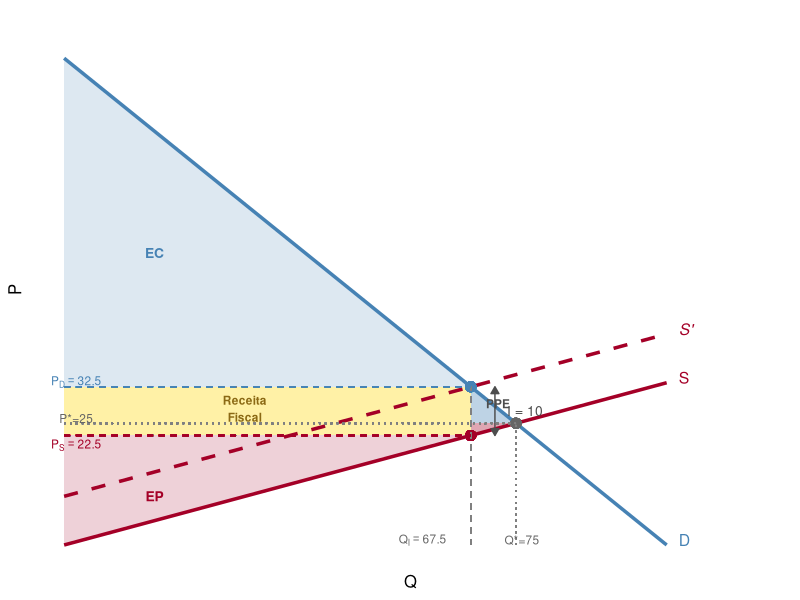
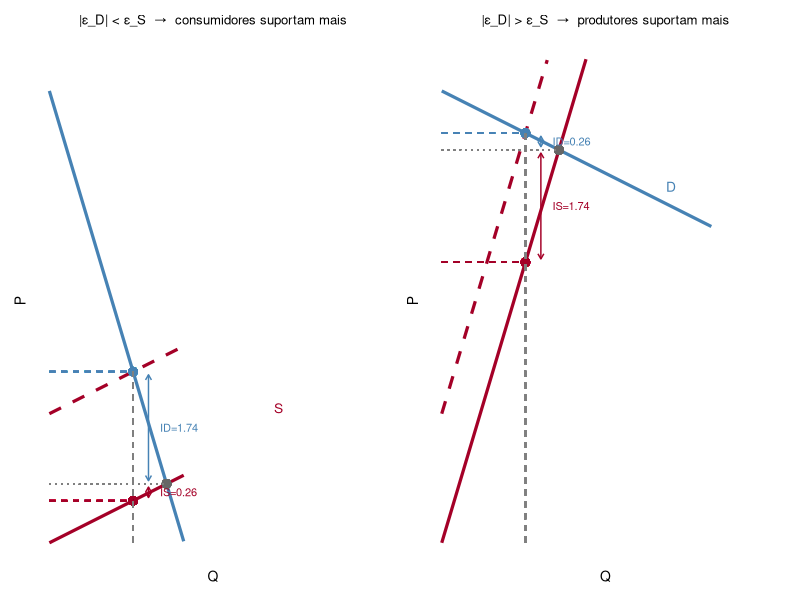
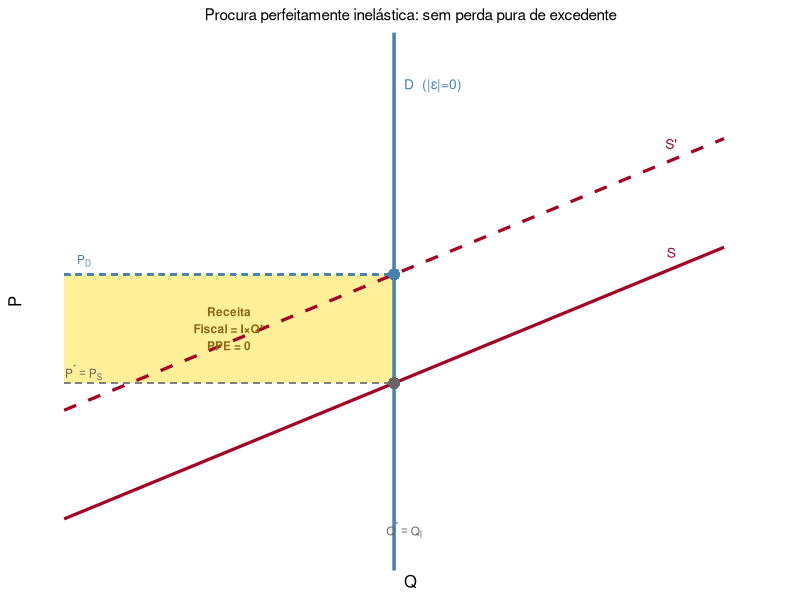

Generate these figures, in order, with R:
## ---- chunk 1
library(ggplot2)
library(dplyr)
library(tibble)
library(patchwork)
## ---- chunk 2
library(ggplot2)
library(tibble)

# QD = 100-P (P = 100-Q), QS = 3P (P = Q/3)
# Eq: P*=25, Q*=75
# Tax I=10: PD=32.5, PS=22.5, Q=67.5

Q_seq <- seq(0, 100, length.out = 300)

# Demand: P = 100-Q
# Supply: P = Q/3
# Supply with tax (as seen by consumer): P = Q/3 + 10

P_demand <- function(Q) 100 - Q
P_supply <- function(Q) Q / 3
P_supply_tax <- function(Q) Q / 3 + 10

Q0 <- 75; P0 <- 25
Q1 <- 67.5; PD1 <- 32.5; PS1 <- 22.5

df <- tibble(Q = Q_seq,
             Pd = P_demand(Q_seq),
             Ps = P_supply(Q_seq),
             Ps_tax = P_supply_tax(Q_seq))

ggplot(df %>% filter(Q <= 100)) +
  # Surplus areas (after tax)
  # CS after: triangle above PD=32.5 under demand, up to Q=67.5
  annotate("polygon",
           x = c(0, Q1, 0),
           y = c(100, PD1, PD1),
           fill = "steelblue", alpha = 0.18) +
  # Tax revenue rectangle: PD to PS, 0 to Q1
  annotate("rect", xmin = 0, xmax = Q1, ymin = PS1, ymax = PD1,
           fill = "gold", alpha = 0.35) +
  # PS after: triangle below PS=22.5 above supply, 0 to Q1
  annotate("polygon",
           x = c(0, Q1, 0),
           y = c(0, PS1, PS1),
           fill = "#A40027", alpha = 0.18) +
  # DWL triangles
  annotate("polygon",
           x = c(Q1, Q0, Q1),
           y = c(PD1, P0, P0),
           fill = "steelblue", alpha = 0.35) +
  annotate("polygon",
           x = c(Q1, Q0, Q1),
           y = c(PS1, P0, P0),
           fill = "#A40027", alpha = 0.35) +
  # Curves
  geom_line(aes(x = Q, y = Pd), color = "steelblue", linewidth = 1.2) +
  geom_line(aes(x = Q, y = Ps), color = "#A40027", linewidth = 1.2) +
  geom_line(aes(x = Q, y = Ps_tax), color = "#A40027", linewidth = 1.2,
            linetype = "dashed") +
  # Original eq
  geom_point(aes(x = Q0, y = P0), color = "gray40", size = 3) +
  geom_segment(aes(x = Q0, xend = Q0, y = 0, yend = P0),
               linetype = "dotted", color = "gray50") +
  geom_segment(aes(x = 0, xend = Q0, y = P0, yend = P0),
               linetype = "dotted", color = "gray50") +
  # Tax eq
  geom_point(aes(x = Q1, y = PD1), color = "steelblue", size = 3) +
  geom_point(aes(x = Q1, y = PS1), color = "#A40027", size = 3) +
  geom_segment(aes(x = Q1, xend = Q1, y = 0, yend = PD1),
               linetype = "dashed", color = "gray50") +
  geom_segment(aes(x = 0, xend = Q1, y = PD1, yend = PD1),
               linetype = "dashed", color = "steelblue", alpha = 0.7) +
  geom_segment(aes(x = 0, xend = Q1, y = PS1, yend = PS1),
               linetype = "dashed", color = "#A40027", alpha = 0.7) +
  # Tax wedge arrow
  annotate("segment", x = Q1 + 4, xend = Q1 + 4, y = PS1, yend = PD1,
           arrow = arrow(ends = "both", length = unit(0.2,"cm"), type = "closed"),
           color = "gray30") +
  annotate("text", x = Q1 + 6, y = (PD1+PS1)/2, label = "I = 10",
           color = "gray30", size = 3.5, hjust = 0) +
  # Labels
  annotate("text", x = 102, y = P_demand(100) + 1, label = "D",
           color = "steelblue", size = 4, hjust = 0) +
  annotate("text", x = 102, y = P_supply(100) + 1, label = "S",
           color = "#A40027", size = 4, hjust = 0) +
  annotate("text", x = 102, y = P_supply_tax(100) + 1, label = "S'",
           color = "#A40027", size = 4, hjust = 0, fontface = "italic") +
  annotate("text", x = 2, y = P0 + 1, label = "P*=25", color = "gray40", size = 3) +
  annotate("text", x = 2, y = PD1 + 1, label = "P[D]==32.5", parse = TRUE,
           color = "steelblue", size = 3) +
  annotate("text", x = 2, y = PS1 - 2, label = "P[S]==22.5", parse = TRUE,
           color = "#A40027", size = 3) +
  annotate("text", x = Q0 + 1, y = 1, label = "Q*=75", color = "gray40", size = 3) +
  annotate("text", x = Q1 - 8, y = 1, label = "Q[I]==67.5", parse = TRUE,
           color = "gray40", size = 3) +
  # Area labels
  annotate("text", x = 15, y = 60, label = "EC", color = "steelblue", size = 3.5,
           fontface = "bold") +
  annotate("text", x = 30, y = 28, label = "Receita\nFiscal", color = "goldenrod4",
           size = 3, fontface = "bold") +
  annotate("text", x = 15, y = 10, label = "EP", color = "#A40027", size = 3.5,
           fontface = "bold") +
  annotate("text", x = 72, y = 29, label = "PPE", color = "gray30", size = 3,
           fontface = "bold") +
  scale_x_continuous(breaks = NULL, limits = c(0, 115)) +
  scale_y_continuous(breaks = NULL, limits = c(0, 105)) +
  labs(x = "Q", y = "P") +
  theme_classic(base_size = 12) +
  theme(axis.line = element_line(arrow = arrow(length = unit(0.25,"cm"), type = "closed")))
## ---- chunk 3
library(patchwork)

# Panel 1: |eps_D| < eps_S  => consumers bear more
# Inelastic demand, elastic supply
# D steep, S flat
# Tax of 2 units vertical shift
make_tax_plot <- function(title_txt, d_slope, s_intercept, s_slope, tax,
                          x_max = 8, p_max_label = NULL) {
  # Equilibrium: P_demand = d_intercept - d_slope*Q = s_intercept + s_slope*Q
  # Let d_intercept = 7
  d_int <- 7
  # Eq: 7 - d_slope*Q = s_intercept + s_slope*Q => Q = (7-s_intercept)/(d_slope+s_slope)
  Q_eq <- (d_int - s_intercept) / (d_slope + s_slope)
  P_eq <- d_int - d_slope * Q_eq
  
  # With tax: PD = PS + tax => 7 - d_slope*Q = s_intercept + s_slope*Q + tax
  # => Q_tax = (7 - s_intercept - tax)/(d_slope + s_slope)
  Q_tax <- (d_int - s_intercept - tax) / (d_slope + s_slope)
  PD_tax <- d_int - d_slope * Q_tax
  PS_tax <- PD_tax - tax

  Q_seq <- seq(0, x_max, length.out = 300)
  
  df <- tibble(
    Q = Q_seq,
    Pd = d_int - d_slope * Q_seq,
    Ps = s_intercept + s_slope * Q_seq,
    Ps_t = s_intercept + tax + s_slope * Q_seq
  ) %>% filter(Pd >= 0, Ps >= 0, Ps_t >= 0)
  
  ID <- PD_tax - P_eq
  IS <- P_eq - PS_tax
  
  ggplot(df) +
    geom_line(aes(x = Q, y = Pd), color = "steelblue", linewidth = 1.1) +
    geom_line(aes(x = Q, y = Ps), color = "#A40027", linewidth = 1.1) +
    geom_line(aes(x = Q, y = Ps_t), color = "#A40027", linewidth = 1.1,
              linetype = "dashed") +
    geom_point(aes(x = Q_eq, y = P_eq), color = "gray40", size = 2.5) +
    geom_point(aes(x = Q_tax, y = PD_tax), color = "steelblue", size = 2.5) +
    geom_point(aes(x = Q_tax, y = PS_tax), color = "#A40027", size = 2.5) +
    geom_segment(aes(x = 0, xend = Q_eq, y = P_eq, yend = P_eq),
                 linetype = "dotted", color = "gray50") +
    geom_segment(aes(x = 0, xend = Q_tax, y = PD_tax, yend = PD_tax),
                 linetype = "dashed", color = "steelblue", alpha = 0.6) +
    geom_segment(aes(x = 0, xend = Q_tax, y = PS_tax, yend = PS_tax),
                 linetype = "dashed", color = "#A40027", alpha = 0.6) +
    geom_segment(aes(x = Q_tax, xend = Q_tax, y = 0, yend = PD_tax),
                 linetype = "dashed", color = "gray50") +
    # wedge arrows
    annotate("segment",
             x = Q_tax + 0.4, xend = Q_tax + 0.4,
             y = P_eq + 0.05, yend = PD_tax - 0.05,
             arrow = arrow(ends = "both", length = unit(0.15,"cm")),
             color = "steelblue") +
    annotate("segment",
             x = Q_tax + 0.4, xend = Q_tax + 0.4,
             y = PS_tax + 0.05, yend = P_eq - 0.05,
             arrow = arrow(ends = "both", length = unit(0.15,"cm")),
             color = "#A40027") +
    annotate("text", x = Q_tax + 0.7, y = (P_eq + PD_tax)/2,
             label = paste0("ID=", round(ID, 2)), color = "steelblue", size = 2.8, hjust = 0) +
    annotate("text", x = Q_tax + 0.7, y = (PS_tax + P_eq)/2,
             label = paste0("IS=", round(IS, 2)), color = "#A40027", size = 2.8, hjust = 0) +
    annotate("text", x = x_max * 0.85, y = d_int - d_slope * x_max * 0.85 + 0.3,
             label = "D", color = "steelblue", size = 3.5) +
    annotate("text", x = x_max * 0.85,
             y = s_intercept + s_slope * x_max * 0.85 + 0.3,
             label = "S", color = "#A40027", size = 3.5) +
    scale_x_continuous(breaks = NULL, limits = c(0, x_max + 1.5)) +
    scale_y_continuous(breaks = NULL, limits = c(0, d_int + 0.5)) +
    labs(x = "Q", y = "P", title = title_txt) +
    theme_classic(base_size = 10) +
    theme(axis.line = element_line(arrow = arrow(length = unit(0.2,"cm"), type = "closed")),
          plot.title = element_text(hjust = 0.5, size = 9.5))
}

# Steep demand (inelastic), flat supply (elastic) => consumers bear more
p1 <- make_tax_plot("|ε_D| < ε_S  →  consumidores suportam mais",
                    d_slope = 2,    # steep demand
                    s_intercept = 0, s_slope = 0.3,  # flat supply
                    tax = 2, x_max = 7)

# Flat demand (elastic), steep supply (inelastic) => producers bear more
p2 <- make_tax_plot("|ε_D| > ε_S  →  produtores suportam mais",
                    d_slope = 0.3,  # flat demand
                    s_intercept = 0, s_slope = 2,    # steep supply
                    tax = 2, x_max = 7)

p1 + p2
## ---- chunk 4
# Perfectly inelastic demand: vertical D at Q=5
# Supply: P = 0.5 + 0.5*Q
# Tax = 2: shifts S' up by 2
# But Q doesn't change! All tax falls on consumers.

Q_seq <- seq(0, 10, length.out = 300)
s_fn  <- function(Q) 0.5 + 0.5 * Q
st_fn <- function(Q) 0.5 + 2 + 0.5 * Q   # S'

Q_fix <- 5
P_eq2  <- s_fn(Q_fix)   # = 3
PD_eq2 <- st_fn(Q_fix)  # = 5
PS_eq2 <- s_fn(Q_fix)   # = 3 (unchanged)

df2 <- tibble(Q = Q_seq,
              Ps = s_fn(Q_seq),
              Ps_t = st_fn(Q_seq))

ggplot(df2) +
  # Tax rectangle
  annotate("rect", xmin = 0, xmax = Q_fix, ymin = P_eq2, ymax = PD_eq2,
           fill = "gold", alpha = 0.4) +
  # Vertical demand line
  geom_vline(xintercept = Q_fix, color = "steelblue", linewidth = 1.2) +
  geom_line(aes(x = Q, y = Ps), color = "#A40027", linewidth = 1.1) +
  geom_line(aes(x = Q, y = Ps_t), color = "#A40027", linewidth = 1.1,
            linetype = "dashed") +
  geom_segment(aes(x = 0, xend = Q_fix, y = P_eq2, yend = P_eq2),
               linetype = "dashed", color = "gray50") +
  geom_segment(aes(x = 0, xend = Q_fix, y = PD_eq2, yend = PD_eq2),
               linetype = "dashed", color = "steelblue", alpha = 0.7) +
  geom_point(aes(x = Q_fix, y = P_eq2), color = "gray40", size = 3) +
  geom_point(aes(x = Q_fix, y = PD_eq2), color = "steelblue", size = 3) +
  annotate("text", x = Q_fix + 0.15, y = 8.5, label = "D  (|ε|=0)",
           color = "steelblue", size = 3.5, hjust = 0) +
  annotate("text", x = 9.2, y = s_fn(9.2) + 0.3, label = "S",
           color = "#A40027", size = 3.5) +
  annotate("text", x = 9.2, y = st_fn(9.2) + 0.3, label = "S'",
           color = "#A40027", size = 3.5) +
  annotate("text", x = 0.3, y = P_eq2 + 0.2, label = "P^\"*\"==P[S]",
           parse = TRUE, color = "gray40", size = 3) +
  annotate("text", x = 0.3, y = PD_eq2 + 0.25, label = "P[D]",
           parse = TRUE, color = "steelblue", size = 3) +
  annotate("text", x = Q_fix + 0.15, y = 0.3, label = "Q^\"*\"==Q[I]",
           parse = TRUE, color = "gray40", size = 3) +
  annotate("text", x = 2.5, y = (P_eq2 + PD_eq2)/2,
           label = "Receita\nFiscal = I×Q*\nPPE = 0",
           color = "goldenrod4", size = 3, fontface = "bold") +
  scale_x_continuous(breaks = NULL, limits = c(0, 10.5)) +
  scale_y_continuous(breaks = NULL, limits = c(0, 9)) +
  labs(x = "Q", y = "P",
       title = "Procura perfeitamente inelástica: sem perda pura de excedente") +
  theme_classic(base_size = 12) +
  theme(axis.line = element_line(arrow = arrow(length = unit(0.25,"cm"), type = "closed")),
        plot.title = element_text(hjust = 0.5, size = 11))
